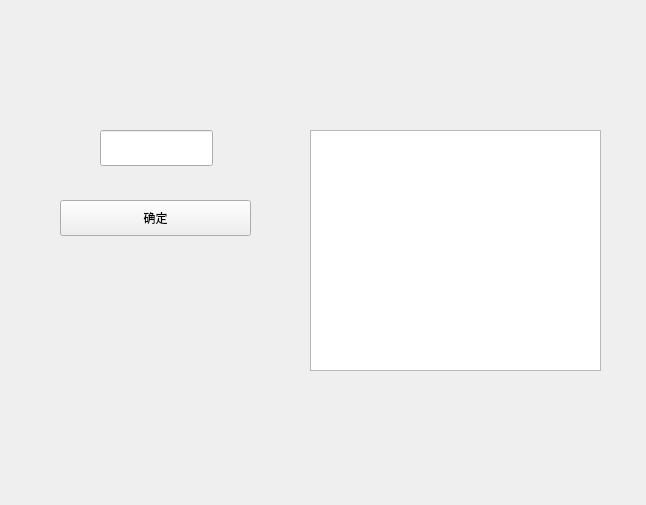
<?xml version="1.0" encoding="UTF-8"?>
<ui version="4.0">
 <class>Form</class>
 <widget class="QWidget" name="Form">
  <property name="geometry">
   <rect>
    <x>0</x>
    <y>0</y>
    <width>646</width>
    <height>505</height>
   </rect>
  </property>
  <property name="windowTitle">
   <string>因式分解</string>
  </property>
  <widget class="QPushButton" name="pushButton">
   <property name="geometry">
    <rect>
     <x>60</x>
     <y>200</y>
     <width>191</width>
     <height>36</height>
    </rect>
   </property>
   <property name="text">
    <string>确定</string>
   </property>
  </widget>
  <widget class="QLineEdit" name="lineEdit">
   <property name="geometry">
    <rect>
     <x>100</x>
     <y>130</y>
     <width>113</width>
     <height>36</height>
    </rect>
   </property>
  </widget>
  <widget class="QTextEdit" name="textEdit">
   <property name="geometry">
    <rect>
     <x>310</x>
     <y>130</y>
     <width>291</width>
     <height>241</height>
    </rect>
   </property>
  </widget>
 </widget>
 <resources/>
 <connections/>
</ui>
